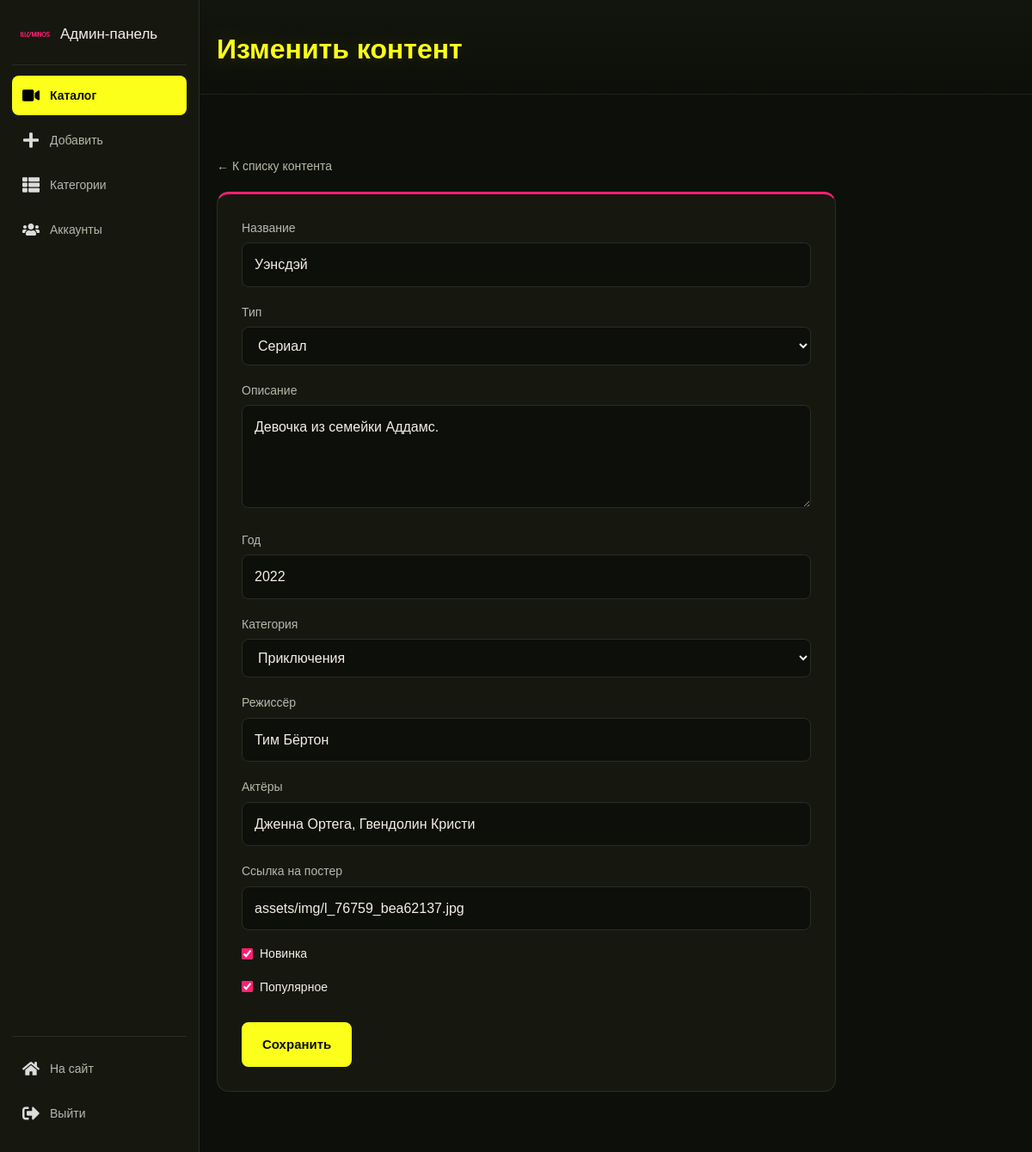
The app's page /admin/edit.php?id=373 (signed in), older data.
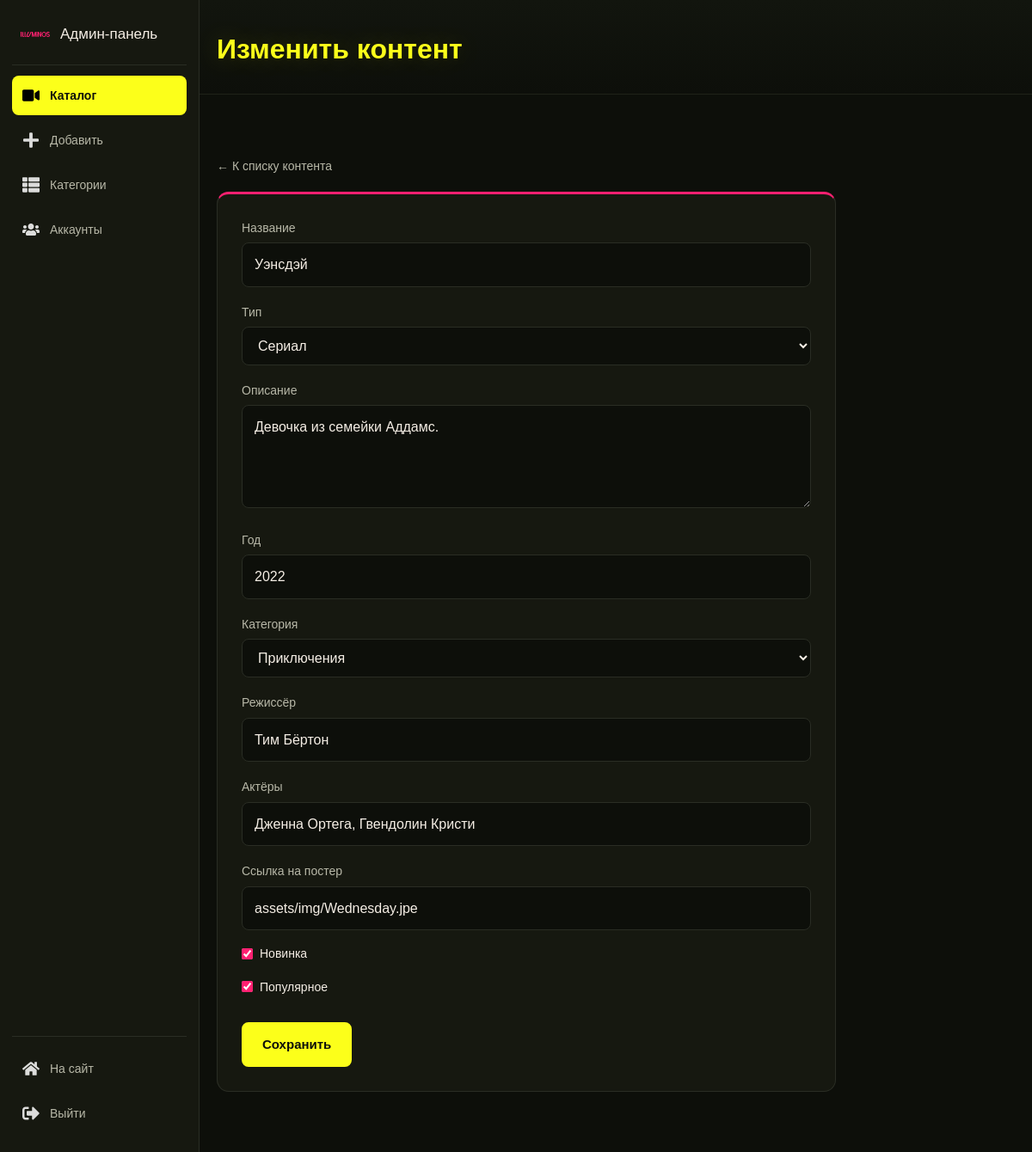
The same page, newer data.
### tables this page shows
CREATE TABLE `content` (
  `id` int(11) NOT NULL AUTO_INCREMENT,
  `title` varchar(200) NOT NULL,
  `original_title` varchar(200) DEFAULT NULL,
  `type` enum('movie','series') NOT NULL,
  `description` text DEFAULT NULL,
  `year` int(11) DEFAULT NULL,
  `rating` decimal(3,1) DEFAULT 0.0,
  `votes_count` int(11) DEFAULT 0,
  `poster` varchar(255) DEFAULT NULL,
  `category_id` int(11) DEFAULT NULL,
  `director` varchar(150) DEFAULT NULL,
  `actors` text DEFAULT NULL,
  `country` varchar(150) DEFAULT NULL,
  `slogan` varchar(255) DEFAULT NULL,
  `age_limit` varchar(10) DEFAULT NULL,
  `duration` int(11) DEFAULT NULL,
  `budget` varchar(50) DEFAULT NULL,
  `fees` varchar(50) DEFAULT NULL,
  `is_new` tinyint(4) DEFAULT 0,
  `is_popular` tinyint(4) DEFAULT 0,
  `created_at` datetime DEFAULT current_timestamp(),
  PRIMARY KEY (`id`),
  UNIQUE KEY `title_unique` (`title`),
  KEY `category_id` (`category_id`),
  CONSTRAINT `content_ibfk_1` FOREIGN KEY (`category_id`) REFERENCES `categories` (`id`)
);

CREATE TABLE `categories` (
  `id` int(11) NOT NULL AUTO_INCREMENT,
  `name` varchar(100) NOT NULL,
  PRIMARY KEY (`id`)
);

### includes/functions.php (called while the page is built, shortened)
<?php
function getCategories($db) {
    $sql = "SELECT * FROM categories ORDER BY name";
    $result = $db->query($sql);
    return $result->fetchAll(PDO::FETCH_ASSOC);
}
?>

### admin/edit.php (the view, shortened to what this page needs)
<?php
require_once "../includes/db.php";
require_once "../includes/functions.php";
require_once "../includes/header.php";
$id = (int)$_GET['id'];
$query = $db->prepare("SELECT * FROM content WHERE id = :id");
$query->execute(["id" => $id]);
$content = $query->fetch();
$categories = getCategories($db);
?>
<section class="page-head">
    <div class="container">
        <h1>Изменить контент</h1>
    </div>
</section>
<?php require_once __DIR__ . '/_nav.php'; ?>
<section class="section">
    <div class="container">
        <a href="index.php" class="admin-back">← К списку контента</a>
        <form action="edit.php?id=<?php echo $id; ?>" method="post" class="admin-form">
            <label>Название</label>
            <input type="text" name="title" value="<?php echo htmlspecialchars($content['title']); ?>" required>
            <label>Тип</label>
            <select name="type">
                <option value="series" <?php if ($content['type'] == 'series') echo 'selected'; ?>>Сериал</option>
            </select>
            <label>Описание</label>
            <textarea name="description" required><?php echo htmlspecialchars($content['description']); ?></textarea>
            <label>Год</label>
            <input type="number" name="year" value="<?php echo $content['year']; ?>" required>
            <label>Категория</label>
            <select name="category_id">
                <?php foreach ($categories as $category) { ?>
                    <option value="<?php echo $category['id']; ?>"
                        <?php if ($content['category_id'] == $category['id']) echo 'selected'; ?>>
                        <?php echo htmlspecialchars($category['name']); ?>
                    </option>
                <?php } ?>
            </select>
            <label>Режиссёр</label>
            <input type="text" name="director" value="<?php echo htmlspecialchars($content['director']); ?>">
            <label>Актёры</label>
            <input type="text" name="actors" value="<?php echo htmlspecialchars($content['actors']); ?>">
            <label>Ссылка на постер</label>
            <input type="text" name="poster" value="<?php echo htmlspecialchars($content['poster']); ?>">
            <label>
                <input type="checkbox" name="is_new" <?php if ($content['is_new'] == 1) echo 'checked'; ?>> Новинка
            </label>
            <label>
                <input type="checkbox" name="is_popular" <?php if ($content['is_popular'] == 1) echo 'checked'; ?>> Популярное
            </label>
            <button type="submit" class="btn">Сохранить</button>
        </form>
    </div>
</section>
<?php
require_once "../includes/footer.php";
?>

Row changes from the older to the newer data that the page shows:
changed content "Уэнсдэй": poster "assets/img/l_76759_bea62137.jpg" → "assets/img/Wednesday.jpe"
